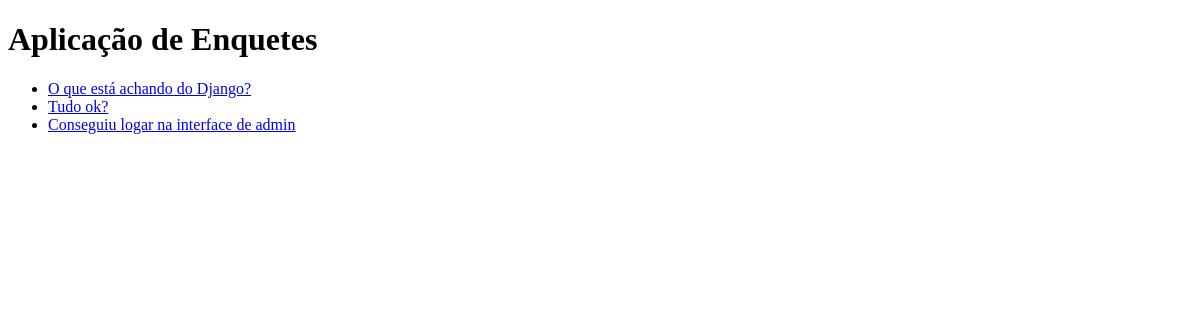
Before: / with the older database file.
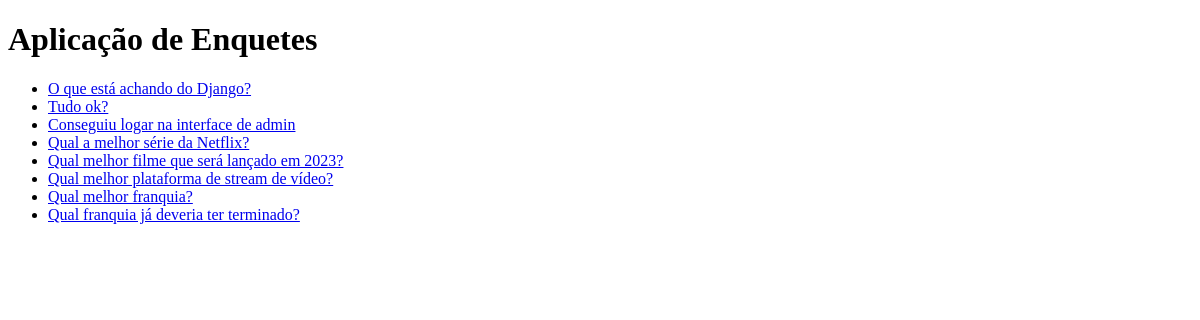
After: the same page with the newer database file.
### enquetes/models.py (models this page shows, shortened)
class Pergunta(models.Model):
    enunciado = models.CharField(max_length=150)
    data_pub = models.DateTimeField('Data de publicação')

### enquetes/views.py (the view)
# urls.py: path('', views.index, name="index"),
def index(request):
    lista_perguntas = Pergunta.objects.all()
    template = loader.get_template('enquetes/index.html')
    context = {'lista_perguntas': lista_perguntas, }
    return HttpResponse(template.render(context, request))

### enquetes/templates/enquetes/index.html (shortened to what this page needs)
<!DOCTYPE html>
<html lang="pt-br">
<head>
</head>
<body>
    <h1>Aplicação de Enquetes</h1>
    {% if lista_perguntas %}
        <ul>
            {% for pergunta in lista_perguntas %}
                <li><a href="/enquete/{{ pergunta.id }}">
                    {{ pergunta.enunciado }}
                </a></li>
            {% endfor %}
        </ul>
    {% else %}
        <h3>Nenhuma enquete cadastrada até o momento.</h3>
    {% endif %}
</body>
</html>

Changed rows visible on the page:
added Pergunta: enunciado "Qual a melhor série da Netflix?"
added Pergunta: enunciado "Qual melhor filme que será lançado em 2023?"
added Pergunta: enunciado "Qual melhor plataforma de stream de vídeo?"
added Pergunta: enunciado "Qual melhor franquia?"
added Pergunta: enunciado "Qual franquia já deveria ter terminado?"
